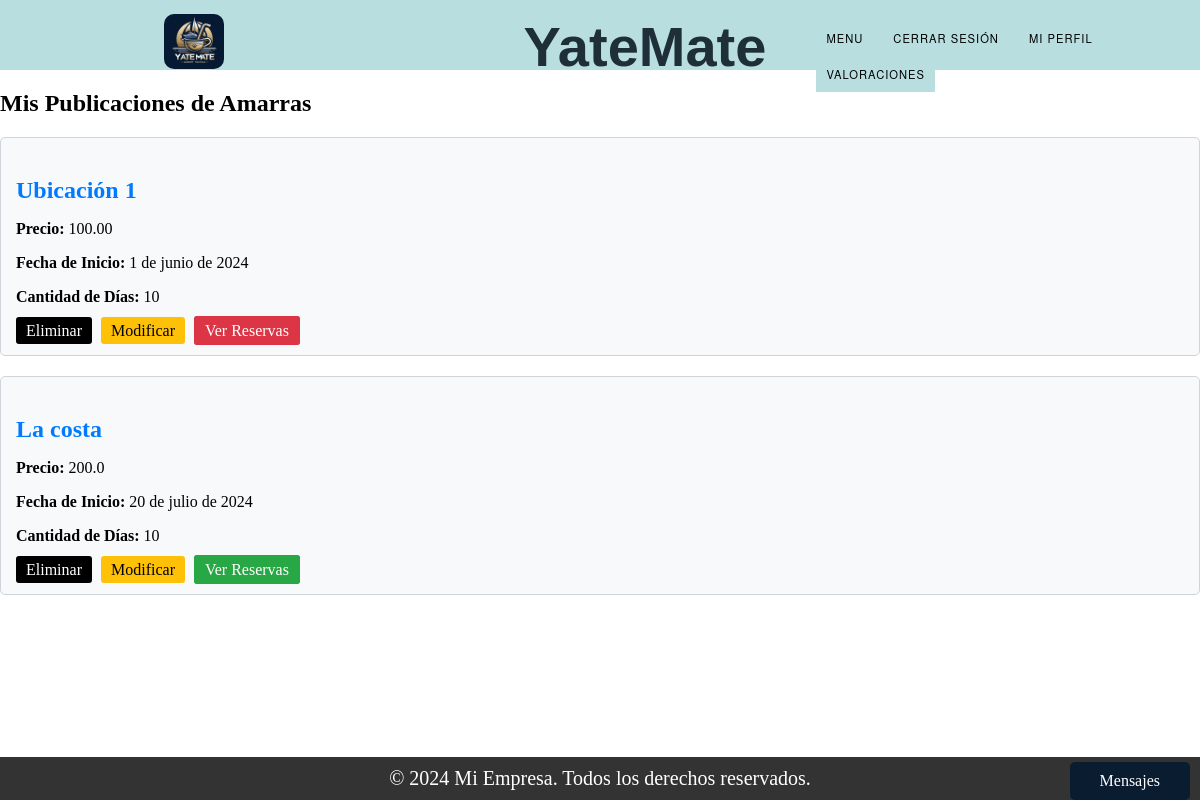
The page /mis_publicaciones_Amarras/ (signed in) on the database its author committed.
### Amarra/models.py (models this page shows, shortened)
class Publicacion_Amarra(models.Model):
    ESTADOS = (
        ('Vigente', 'Vigente'),
        ('En Proceso', 'En Proceso'),
        ('Finalizado', 'Finalizado'),
    )
    dueño = models.ForeignKey(User, on_delete=models.CASCADE, null=True)
    precio = models.TextField()
    fecha_inicio = models.DateField()
    cant_dias = models.TextField()
    ubicacion = models.TextField()
    cant_dias_disponibles = models.TextField(null=True)
    estado = models.CharField(max_length=20, choices=ESTADOS, default='Vigente')

### Amarra/views.py (the view)
# urls.py: path('mis_publicaciones_Amarras/', views.mis_publicaciones, name='mis_publicaciones'),
def mis_publicaciones(request):
    user_id = request.session.get('user_id')
    publicaciones_amarras = Publicacion_Amarra.objects.filter(dueño_id=user_id)
    for publicacion in publicaciones_amarras:
        tiene_reservas = Reserva.objects.filter(publicacion=publicacion).exists()
        publicacion.tiene_reservas = tiene_reservas  # Agregar el atributo a la instancia
    return render(request, 'mis_publicaciones.html', {'publicaciones_amarras': publicaciones_amarras})

### Trueque/context_processors.py (called while the page is built)
def conversaciones_usuario(request):
    user_id = request.session.get('user_id')
    if user_id:
        conversaciones = Conversacion.objects.filter(Q(dueño_publicacion=user_id) | Q(solicitante=user_id))
        return {'conversaciones_usuario': conversaciones}
    else:
        return {'conversaciones_usuario': []}

### Amarra/templates/mis_publicaciones.html (shortened to what this page needs)
{% extends "base.html" %}
{% block content %}
<h2>Mis Publicaciones de Amarras</h2>
{% if publicaciones_amarras %}
    <div class="publicaciones-container">
        {% for publicacion in publicaciones_amarras %}
            <div class="card">
                <h3 class="card-title">{{ publicacion.ubicacion }}</h3>
                <p><strong>Precio:</strong> {{ publicacion.precio }}</p>
                <p><strong>Fecha de Inicio:</strong> {{ publicacion.fecha_inicio }}</p>
                <p><strong>Cantidad de Días:</strong> {{ publicacion.cant_dias }}</p>
                <div>
                    <a href="{% url 'eliminar_publicacion' publicacion.id %}" class="btn-card btn-card-delete">Eliminar</a>
                    <a href="{% url 'modificar_publicacion' publicacion.id %}" class="btn-card btn-card-modify">Modificar</a>
                    {% if publicacion.tiene_reservas %}
                        <a href="{% url 'ver_reservas' publicacion.id %}" class="btn-card btn-card-reservas btn-verde">Ver Reservas</a>
                    {% else %}
                        <a href="{% url 'ver_reservas' publicacion.id %}" class="btn-card btn-card-reservas btn-rojo">Ver Reservas</a>
                    {% endif %}
                </div>
            </div>
        {% endfor %}
    </div>
{% else %}
    <p>No tienes publicaciones de amarras aún.</p>
{% endif %}
{% endblock %}

### static/css/styles.css (style rules this page uses)
body { margin: 0; padding: 0; }

### Amarra/templates/mis_publicaciones.html (style rules this page uses)
.card { display: block; background-color: #f8f9fa; border: 1px solid #ced4da; border-radius: 5px; margin-bottom: 20px; padding: 15px; }
.card-title { color: #007bff; font-size: 1.5rem; margin-bottom: 10px; }
.btn-card { padding: 5px 10px; text-decoration: none; border-radius: 3px; margin-right: 5px; }
.btn-card-delete { background-color: #000; color: #fff; }
.btn-card-modify { background-color: #ffc107; color: #000; }
.btn-card-reservas { border: 1px solid; margin-top: 5px; color: #fff; }
.btn-verde { background-color: #28a745; border-color: #28a745; }
.btn-rojo { background-color: #dc3545; border-color: #dc3545; color: #fff; }
.publicaciones-container { padding-bottom: 70px; }

### rows shown on the page
Publicacion_Amarra: ubicacion "Ubicación 1", precio "100.00", fecha_inicio "1 de junio de 2024", cant_dias "10", shows "Ver Reservas"
Publicacion_Amarra: ubicacion "La costa", precio "200.0", fecha_inicio "20 de julio de 2024", cant_dias "10", shows "Ver Reservas"
